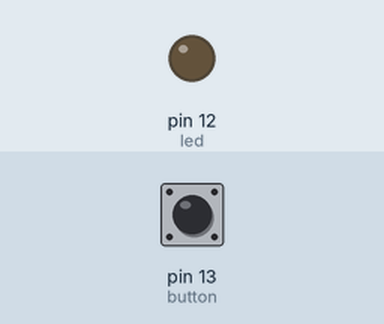
Simulated run of this sketch. Board: Arduino Uno, built with avr-gcc and run on an emulated ATmega328P. On the bench: output pins drawn as LEDs (lit = HIGH). The inputs (shaded band) are chosen by the test bench; at power-on: pin 13 (button) HIGH. What the sketch prints to the serial monitor is not drawn.

Above: at 1.2 s.
1.3 s: pin 13 (button) pulled LOW for 0.15 s
At 1.38 s:
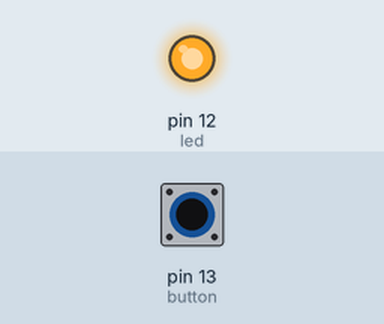
2.9 s: pin 13 (button) pulled LOW for 3.2 s
At 6.8 s:
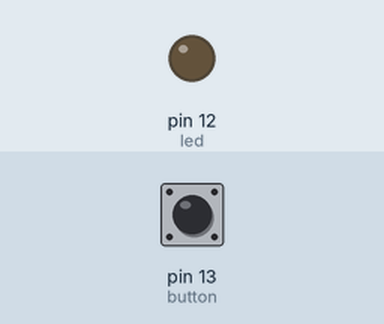
Timing chart, 0 to 8.3 s (numbered marks = the images above; inputs shaded):
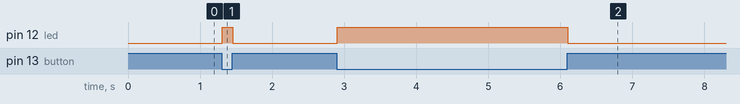

Measured:
- after the input at 1.3 s, pin 12 (led): LOW → HIGH at once, → LOW 0.15 s later
- after the input at 2.9 s, pin 12 (led): LOW → HIGH at once, → LOW 3.2 s later

The sketch:

main.ino
```cpp
int button = 13;
int led = 12;

void setup() {
    pinMode(button, INPUT);
    pinMode(led, OUTPUT);

    Serial.begin(9600);
}

void loop() {
    int readValue = digitalRead(button);
  	Serial.println(readValue);

    if (readValue == LOW) {
        digitalWrite(led, HIGH);
    } else {
        digitalWrite(led, LOW);
    }
}
```
